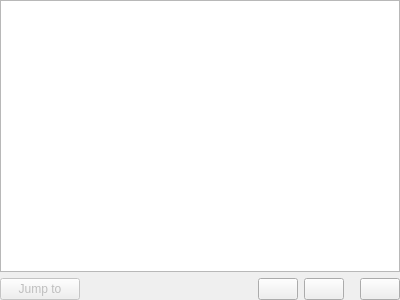
<?xml version="1.0" encoding="UTF-8"?>
<ui version="4.0">
 <class>ScenarioWidget</class>
 <widget class="QWidget" name="ScenarioWidget">
  <property name="geometry">
   <rect>
    <x>0</x>
    <y>0</y>
    <width>400</width>
    <height>300</height>
   </rect>
  </property>
  <property name="windowTitle">
   <string>Widget</string>
  </property>
  <layout class="QVBoxLayout" name="verticalLayout">
   <property name="leftMargin">
    <number>0</number>
   </property>
   <property name="topMargin">
    <number>0</number>
   </property>
   <property name="rightMargin">
    <number>0</number>
   </property>
   <property name="bottomMargin">
    <number>0</number>
   </property>
   <item>
    <widget class="QAdvancedTreeView" name="scenario_treeview">
     <property name="editTriggers">
      <set>QAbstractItemView::EditKeyPressed</set>
     </property>
     <property name="alternatingRowColors">
      <bool>true</bool>
     </property>
     <property name="selectionMode">
      <enum>QAbstractItemView::ExtendedSelection</enum>
     </property>
     <property name="rootIsDecorated">
      <bool>false</bool>
     </property>
     <property name="uniformRowHeights">
      <bool>true</bool>
     </property>
     <property name="itemsExpandable">
      <bool>false</bool>
     </property>
     <property name="sortingEnabled">
      <bool>true</bool>
     </property>
     <attribute name="headerStretchLastSection">
      <bool>false</bool>
     </attribute>
    </widget>
   </item>
   <item>
    <layout class="QHBoxLayout" name="horizontalLayout">
     <item>
      <widget class="QPushButton" name="jump_to_button">
       <property name="enabled">
        <bool>false</bool>
       </property>
       <property name="minimumSize">
        <size>
         <width>40</width>
         <height>0</height>
        </size>
       </property>
       <property name="toolTip">
        <string>Jump to the selected label</string>
       </property>
       <property name="text">
        <string>Jump to</string>
       </property>
      </widget>
     </item>
     <item>
      <spacer name="horizontalSpacer">
       <property name="orientation">
        <enum>Qt::Horizontal</enum>
       </property>
       <property name="sizeHint" stdset="0">
        <size>
         <width>0</width>
         <height>0</height>
        </size>
       </property>
      </spacer>
     </item>
     <item>
      <widget class="QPushButton" name="add_button">
       <property name="toolTip">
        <string>Add new label</string>
       </property>
       <property name="text">
        <string/>
       </property>
       <property name="icon">
        <iconset resource="../../../../../iconset/ecalicons.qrc">
         <normaloff>:/ecalicons/ADD</normaloff>:/ecalicons/ADD</iconset>
       </property>
      </widget>
     </item>
     <item>
      <widget class="QPushButton" name="remove_button">
       <property name="toolTip">
        <string>Remove labels</string>
       </property>
       <property name="text">
        <string/>
       </property>
       <property name="icon">
        <iconset resource="../../../../../iconset/ecalicons.qrc">
         <normaloff>:/ecalicons/REMOVE</normaloff>:/ecalicons/REMOVE</iconset>
       </property>
      </widget>
     </item>
     <item>
      <spacer name="horizontalSpacer_3">
       <property name="orientation">
        <enum>Qt::Horizontal</enum>
       </property>
       <property name="sizeType">
        <enum>QSizePolicy::Maximum</enum>
       </property>
       <property name="sizeHint" stdset="0">
        <size>
         <width>10</width>
         <height>0</height>
        </size>
       </property>
      </spacer>
     </item>
     <item>
      <widget class="QPushButton" name="save_button">
       <property name="toolTip">
        <string>Save labels to file</string>
       </property>
       <property name="text">
        <string/>
       </property>
       <property name="icon">
        <iconset resource="../../../../../iconset/ecalicons.qrc">
         <normaloff>:/ecalicons/SAVE</normaloff>:/ecalicons/SAVE</iconset>
       </property>
      </widget>
     </item>
    </layout>
   </item>
  </layout>
 </widget>
 <layoutdefault spacing="6" margin="11"/>
 <customwidgets>
  <customwidget>
   <class>QAdvancedTreeView</class>
   <extends>QTreeView</extends>
   <header location="global">CustomQt/QAdvancedTreeView.h</header>
  </customwidget>
 </customwidgets>
 <resources>
  <include location="../../../../../iconset/ecalicons.qrc"/>
 </resources>
 <connections/>
</ui>
